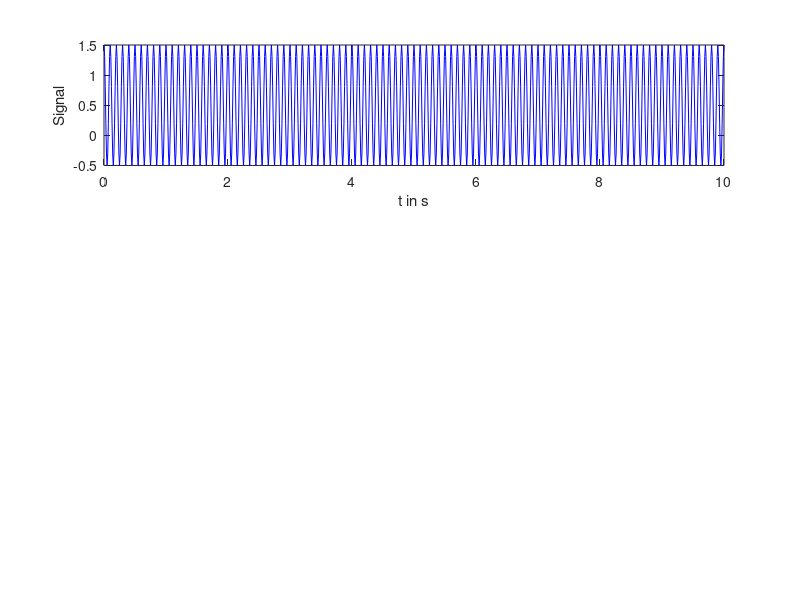

Write MATLAB code to recreate this figure. (Note: this script raises an error after producing the figure.)
% Aufgabe 26: Eigeinschaften der Fourier-Analyse
clc,clear,shg,clf

% Data :
tmax=10;
dt=0.01;
t=0:dt:tmax; % 1001 points

Aoff=0.5; A1=1.0; A2=2.0; Ar=0;
f1=10;

for f2=0:0.1:100;
    
    y=Aoff+A1*cos(2*pi*f1*t)+A2*sin(2*pi*f2*t)+Ar*randn(size(t));
    
    % SIgnal im Zeitbereich :
    subplot(3,1,1)
    plot(t,y,'b-')
    xlabel('t in s')
    ylabel('Signal')
    
    % Fourier-Analyse :
    [Freq,Amp1,Phase]=Spec(y,tmax);
    
    subplot(3,1,2)
    plot(Freq,Amp1,'r-')
    xlabel('f in Hz')
    ylabel('Signal Amplitude')
    
    % Den maximalen Peak beschriften :
    [ma,i]=max(Amp1);
    fma=Freq(i);
    text(fma+1,1.5,['f_w_a_h_r = ',num2str(f2)])
    text(fma+1,2.0,['f_a_l_i_a_s = ',num2str(fma)])
    ylim([0 2.5])
    
    
    subplot(3,1,3)
    plot(Freq,Phase,'g-')
    xlabel('f in Hz')
    ylabel('Phase in rd')
    
    drawnow
end
